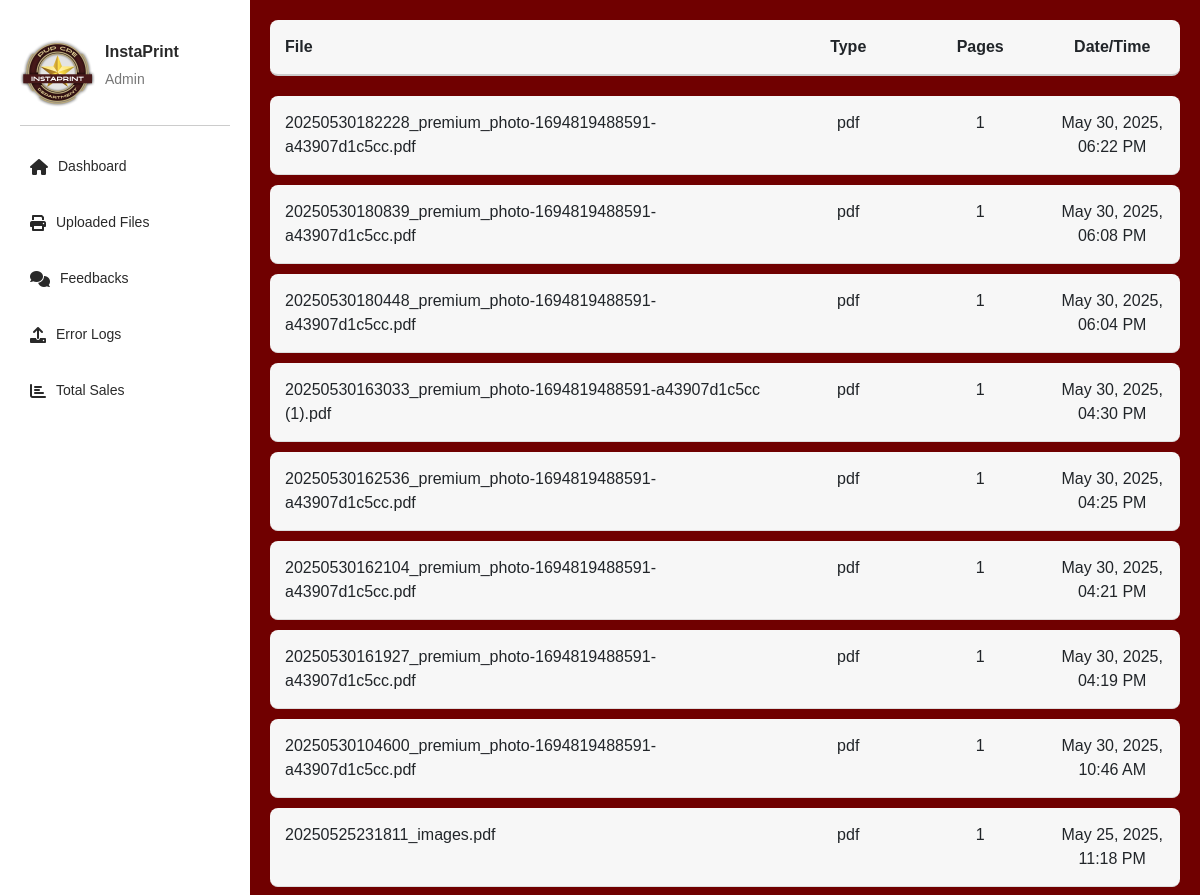
Before: /admin-files-upload (upper part) with the older database file.
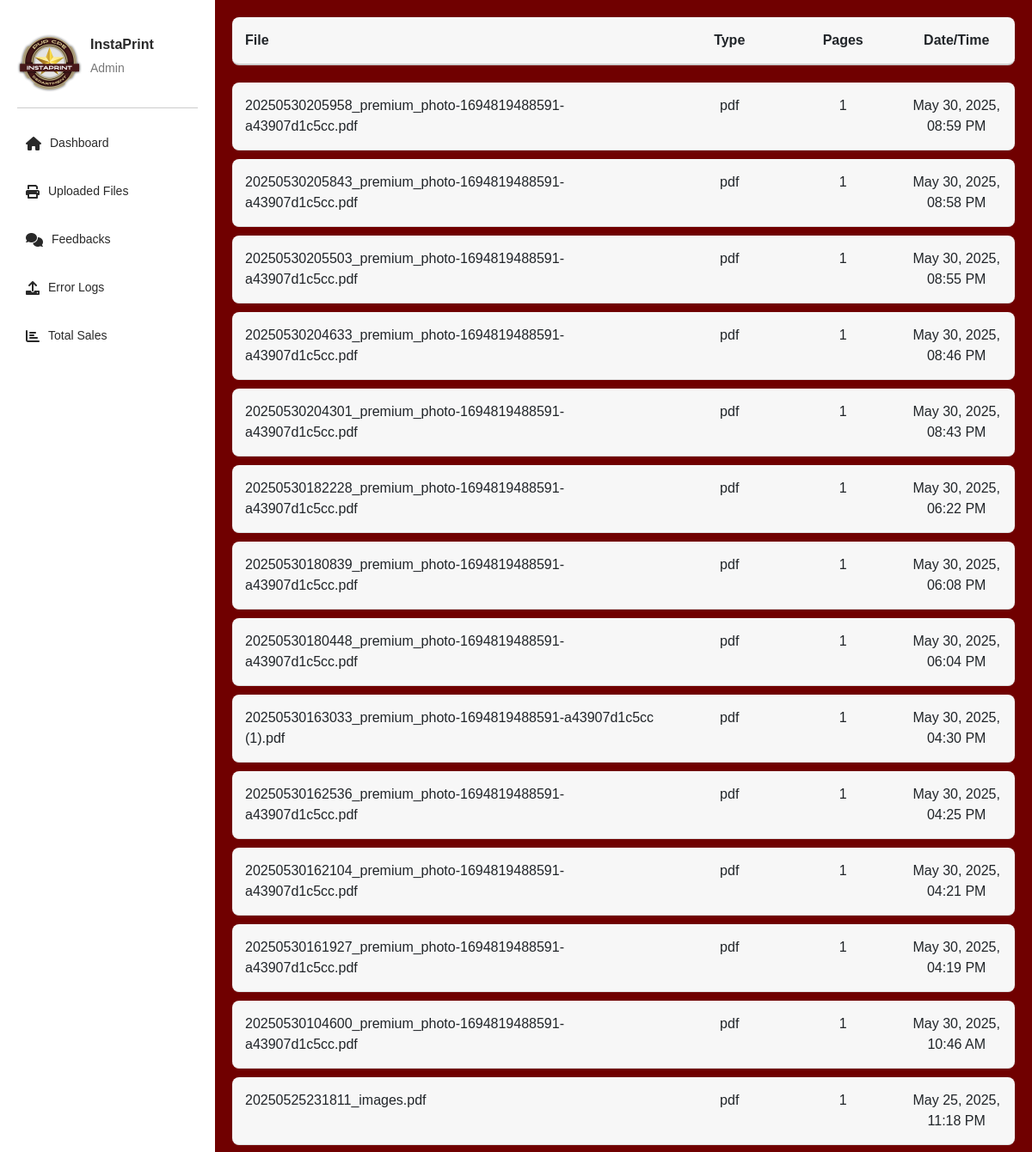
After: the same page with the newer database file.
### app.py (models this page shows, shortened)
class UploadedFile(db.Model):
    id = db.Column(db.Integer, primary_key=True)
    filename = db.Column(db.String(255), nullable=False)
    file_type = db.Column(db.String(50), nullable=False)
    pages = db.Column(db.Integer, nullable=False)
    timestamp = db.Column(db.DateTime, default=datetime.utcnow)

### app.py (the view)
@app.route("/admin-files-upload")
def admin_printed_pages():
    all_uploaded_files = UploadedFile.query.order_by(UploadedFile.timestamp.desc()).all() #
    formatted_files = []
    for uploaded_file_entry in all_uploaded_files:
        formatted_files.append({
            'file': uploaded_file_entry.filename, #
            'type': uploaded_file_entry.file_type, #
            'pages': uploaded_file_entry.pages, #
            'timestamp_full': uploaded_file_entry.timestamp.strftime('%b %d, %Y, %I:%M %p')  #
        })
    return render_template("admin-files-upload.html", uploaded=formatted_files) #

### templates/admin-files-upload.html (shortened to what this page needs)
<!DOCTYPE html>
<html lang="en">
<head>
    <link href="/static/css/admin-dashboard.css" rel="stylesheet" />
    <link rel="stylesheet" href="https://cdnjs.cloudflare.com/ajax/libs/font-awesome/6.0.0-beta3/css/all.min.css">
    <link href="https://cdn.jsdelivr.net/npm/bootstrap@5.3.0/dist/css/bootstrap.min.css" rel="stylesheet">
</head>
<body>
    <div class="container">
        <leftmenu class="menu">
            <div class="account">
                <img src="{{ url_for('static', filename='images/logo.jpg') }}" alt="InstaPrint Logo" class="profile-icon" style="max-width: 75px;">
                <div class="account-info">
                    <p class="name">InstaPrint</p>
                    <p class="role">Admin</p>
                </div>
            </div>
            <ul>
                <li><i class="fa-solid fa-house"></i> <a href="{{ url_for('admin_dashboard') }}">Dashboard</a></li>
                <li><i class="fa-solid fa-print"></i> <a href="{{ url_for('admin_printed_pages') }}">Uploaded Files</a></li>
                <li><i class="fa-solid fa-comments"></i> <a href="{{ url_for('admin_feedbacks') }}">Feedbacks</a></li>
                <li><i class="fa-solid fa-upload"></i> <a href="{{ url_for('admin_activity_log') }}">Error Logs</a></li>
                <li><i class="fa-solid fa-chart-bar"></i> <a href="{{ url_for('admin_sales') }}">Total Sales</a></li>
            </ul>
        </leftmenu>
        <content class="contents">
            <div class="files-table">
                <div class="files-header">
                    <div class="files-file">File</div>
                    <div class="files-type">Type</div>
                    <div class="files-pages">Pages</div>
                    <div class="files-time">Date/Time</div> </div>
                {% for files in uploaded %}
                <div class="files-entry">
                    <div class="files-file">{{ files.file }}</div>
                    <div class="files-type">{{ files.type }}</div>
                    <div class="files-pages">{{ files.pages }}</div>
                    <div class="files-time">{{ files.timestamp_full }}</div>
                </div>
                {% endfor %}
            </div>
        </content>
    </div>
</body>
</html>

### static/css/admin-dashboard.css (style rules this page uses)
* { margin: 0; padding: 0; box-sizing: border-box; font-family: Arial, sans-serif; }
.container { display: flex; min-height: 100vh; max-width: 100% !important; padding-left: 0 !important; padding-right: 0 !important; }
.menu { width: 250px; background-color: #FFFFFF; color: #292929; padding: 20px; font-size: 14px; position: fixed; top: 0; left: 0; height: 100vh; width: 250px; overflow-y: auto; z-index: 1000; }
.menu ul { list-style-type: none; padding-left: 0; }
.menu li { display: flex; align-items: center; margin: 15px 0; font-size: 14px; padding: 10px; }
.menu li i { margin-right: 10px; color: #292929; font-size: 16px; }
.menu a { color: #292929; text-decoration: none; flex: 1; }
.contents { flex: 1; padding: 20px; background-color: #700000; display: flex; flex-direction: column; gap: 20px; margin-left: 250px; padding: 20px; }
.account { display: flex; align-items: center; padding: 15px 0; border-bottom: 1px solid #ccc; margin-bottom: 20px; }
.profile-icon { font-size: 40px; color: #292929; margin-right: 10px; }
.account-info { display: flex; flex-direction: column; }
.account-info .name { font-weight: bold; font-size: 16px; margin-bottom: 5px; }
.account-info .role { font-size: 14px; color: #777; }
.files-table { width: 100%; }
.files-header, .files-entry { display: flex; justify-content: space-between; padding: 15px; border-bottom: 1px solid #ddd; border-radius: 8px; margin-bottom: 10px; background-color: #f7f7f7; }
.files-header { font-weight: bold; background-color: #f7f7f7; border-bottom: 2px solid #ccc; margin-bottom: 20px; }
.files-file { width: 55%; font-weight: 500; }
.files-type { width: 12%; font-weight: 500; text-align: center; }
.files-pages { width: 12%; font-weight: 500; text-align: center; }
.files-time { width: 12%; font-weight: 500; text-align: center; }

### templates/admin-files-upload.html (style rules this page uses)
.container { display: flex; }
.menu { flex-shrink: 0; }
.contents { flex-grow: 1; padding: 20px; }
.files-header > div { font-weight: bold; }

Changed rows visible on the page:
added UploadedFile: file "20250530205958_premium_photo-1694819488591-a43907d1c5cc.pdf", type "pdf", pages "1", timestamp_full "May 30, 2025, 08:59 PM"
added UploadedFile: file "20250530205843_premium_photo-1694819488591-a43907d1c5cc.pdf", type "pdf", pages "1", timestamp_full "May 30, 2025, 08:58 PM"
added UploadedFile: file "20250530205503_premium_photo-1694819488591-a43907d1c5cc.pdf", type "pdf", pages "1", timestamp_full "May 30, 2025, 08:55 PM"
added UploadedFile: file "20250530204633_premium_photo-1694819488591-a43907d1c5cc.pdf", type "pdf", pages "1", timestamp_full "May 30, 2025, 08:46 PM"
added UploadedFile: file "20250530204301_premium_photo-1694819488591-a43907d1c5cc.pdf", type "pdf", pages "1", timestamp_full "May 30, 2025, 08:43 PM"
